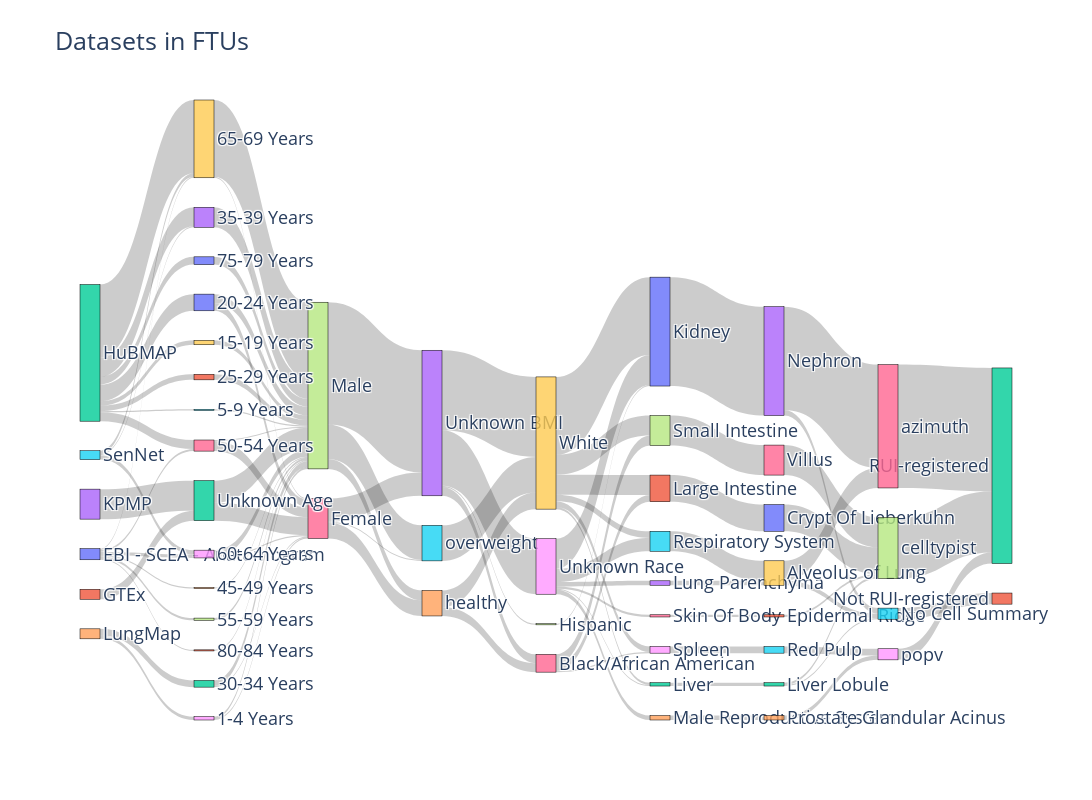

The notebook cell saved with this chart:
### Markdown cell above
## Visualize

### Code cell
sankey_data = go.Sankey(
    node=dict(
        pad=30,  # Padding between nodes
        thickness=20,  # Node thickness
        line=dict(color="black", width=0.5),
        label=nodes['name'].tolist()  # Use the 'name' column as node labels
    ),
    link=dict(
        # Indices of source nodes from 'source_idx'
        source=prep_links['source'],
        # Indices of target nodes from 'target_idx'
        target=prep_links['target'],
        value=prep_links['value']  # Values for the links
    )
)

# Step 2: Create the layout for the Sankey diagram
layout = go.Layout(
    title="Datasets in FTUs",
    font=dict(size=18),
    width=1650,  # width in pixels
    height=800   # height in pixels
)

# Step 3: Create the figure and plot
fig = go.Figure(data=[sankey_data], layout=layout)
fig.show()

### Figure 1 — Plotly figure (JSON) as saved in the notebook; plotly's stock layout.template omitted (floating-point values rounded to 4 significant figures)
{"data": [{"link": {"source": [0, 0, 0, 0, 0, 0, 1, 2, 2, 2, 2, 2, 2, 2, 2, 3, 4, 4, 5, 5, 5, 8, 8, 9, 10, 10, 11, 12, 12, 13, 14, 15, 16, 16, 17, 18, 18, 19, 19, 20, 21, 22, 22, 6, 6, 6, 7, 7, 7, 23, 23, 23, 23, 24, 24, 25, 26, 26, 26, 27, 28, 28, 28, 28, 28, 28, 29, 29, 29, 29, 29, 29, 30, 31, 32, 33, 34, 35, 36, 37, 38, 39, 39, 40, 41, 42, 42, 43, 43, 44, 45, 46, 55, 56, 57, 58], "target": [14, 16, 17, 18, 19, 21, 22, 9, 10, 11, 13, 15, 16, 19, 20, 22, 8, 12, 13, 18, 19, 6, 7, 7, 6, 7, 7, 6, 7, 7, 7, 7, 6, 7, 7, 6, 7, 6, 7, 7, 7, 6, 7, 23, 24, 25, 23, 24, 25, 26, 27, 28, 29, 26, 29, 29, 31, 37, 38, 30, 30, 32, 33, 34, 35, 36, 30, 31, 32, 35, 37, 38, 43, 40, 42, 39, 44, 39, 41, 46, 45, 55, 56, 57, 57, 55, 57, 55, 56, 58, 58, 57, 51, 52, 52, 52], "value": [1, 2, 2, 3, 1, 1, 9, 4, 15, 5, 17, 1, 8, 66, 7, 27, 3, 6, 1, 4, 3, 1, 2, 4, 7, 8, 5, 1, 5, 18, 1, 1, 9, 1, 2, 1, 6, 1, 69, 7, 1, 16, 20, 21, 14, 1, 110, 9, 31, 8, 1, 50, 72, 8, 15, 32, 6, 9, 1, 1, 27, 1, 4, 4, 12, 2, 70, 18, 2, 6, 18, 5, 98, 24, 3, 4, 4, 18, 2, 27, 6, 4, 18, 24, 2, 1, 2, 5, 93, 4, 6, 27, 10, 111, 55, 10]}, "node": {"label": ["EBI - SCEA - Anatomogram", "GTEx", "HuBMAP", "KPMP", "LungMap", "SenNet", "Female", "Male", "1-4 Years", "15-19 Years", "20-24 Years", "25-29 Years", "30-34 Years", "35-39 Years", "45-49 Years", "5-9 Years", "50-54 Years", "55-59 Years", "60-64 Years", "65-69 Years", "75-79 Years", "80-84 Years", "Unknown Age", "Unknown BMI", "healthy", "overweight", "Black/African American", "Hispanic", "Unknown Race", "White", "Kidney", "Large Intestine", "Liver", "Lung Parenchyma", "Male Reproductive System", "Respiratory System", "Skin Of Body", "Small Intestine", "Spleen", "Alveolus of Lung", "Crypt Of Lieberkuhn", "Epidermal Ridge", "Liver Lobule", "Nephron", "Prostate Glandular Acinus", "Red Pulp", "Villus", "Seurat", "Seurat's label transfer", "SingleR", "sc_transcriptomics with Cell Summary", "Not RUI-registered", "RUI-registered", "Atlas Dataset", "Not Atlas Dataset", "No Cell Summary", "azimuth", "celltypist", "popv"], "line": {"color": "black", "width": 0.5}, "pad": 30, "thickness": 20}, "type": "sankey"}], "layout": {"font": {"size": 18}, "height": 800, "title": {"text": "Datasets in FTUs"}, "width": 1650}}
